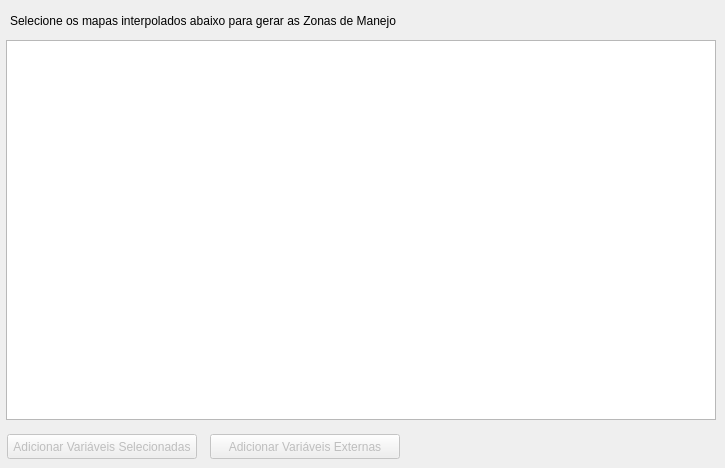
     <widget class="QWidget" name="tab_15">
      <attribute name="title">
       <string>Mapas Interpolados</string>
      </attribute>
      <widget class="QTableWidget" name="datatable_ZM_Maps">
       <property name="geometry">
        <rect>
         <x>6</x>
         <y>40</y>
         <width>710</width>
         <height>380</height>
        </rect>
       </property>
       <property name="sizeIncrement">
        <size>
         <width>0</width>
         <height>0</height>
        </size>
       </property>
       <property name="baseSize">
        <size>
         <width>0</width>
         <height>0</height>
        </size>
       </property>
       <property name="alternatingRowColors">
        <bool>true</bool>
       </property>
       <property name="rowCount">
        <number>0</number>
       </property>
       <property name="columnCount">
        <number>0</number>
       </property>
      </widget>
      <widget class="QPushButton" name="pushButton_ZM_Add_All_Vars_Selected">
       <property name="enabled">
        <bool>false</bool>
       </property>
       <property name="geometry">
        <rect>
         <x>7</x>
         <y>434</y>
         <width>190</width>
         <height>25</height>
        </rect>
       </property>
       <property name="text">
        <string>Adicionar Variáveis Selecionadas</string>
       </property>
      </widget>
      <widget class="QPushButton" name="pushButton_ZM_Add_Var">
       <property name="enabled">
        <bool>false</bool>
       </property>
       <property name="geometry">
        <rect>
         <x>210</x>
         <y>434</y>
         <width>190</width>
         <height>25</height>
        </rect>
       </property>
       <property name="text">
        <string>Adicionar Variáveis Externas</string>
       </property>
      </widget>
      <widget class="QLabel" name="label_48">
       <property name="geometry">
        <rect>
         <x>10</x>
         <y>13</y>
         <width>531</width>
         <height>16</height>
        </rect>
       </property>
       <property name="text">
        <string>Selecione os mapas interpolados abaixo para gerar as Zonas de Manejo</string>
       </property>
      </widget>
     </widget>
